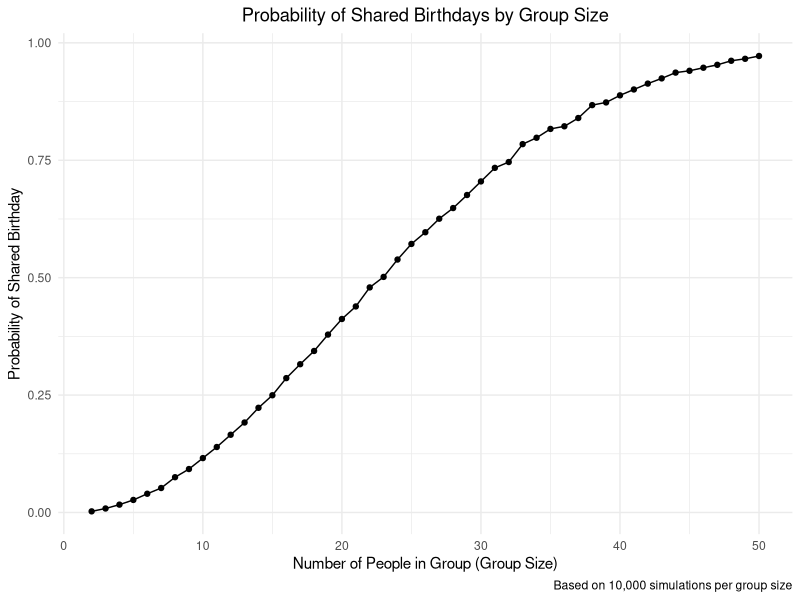

Write the R code that produced this figure.
## ---- chunk 1
knitr::opts_chunk$set(echo = TRUE)
## ---- chunk 2
library(tidyverse) 
library(broom)
library(ggplot2)
set.seed(1)
## ---- chunk 3
# Define a function to check for duplicate birthdays in a group
check_duplicate_birthday <- function(n) {
  sampled_birthdays <- sample(1:365, n, replace = TRUE)  # Generate sample birthdays randomly
  any(duplicated(sampled_birthdays))  # Return TRUE if duplicates are found
}

# Set up group sizes and initialize a vector for storing probabilities
group_sizes <- 2:50
probabilities <- numeric(length(group_sizes))

# Simulate the probability of duplicated birthdays for each group size
probabilities <- sapply(group_sizes, function(n) {
  mean(replicate(10000, check_duplicate_birthday(n)))
})

# Prepare data for visualization
results_data <- data.frame(GroupSize = group_sizes, Probability = probabilities)

# Generate the plot
ggplot(results_data, aes(x = GroupSize, y = Probability)) +
  geom_line() +
  geom_point() +
  labs(
    title = "Probability of Shared Birthdays by Group Size",
    x = "Number of People in Group (Group Size)",
    y = "Probability of Shared Birthday",
    caption = "Based on 10,000 simulations per group size"
  ) +
  theme_minimal() +
  theme(plot.title = element_text(hjust = 0.5))
